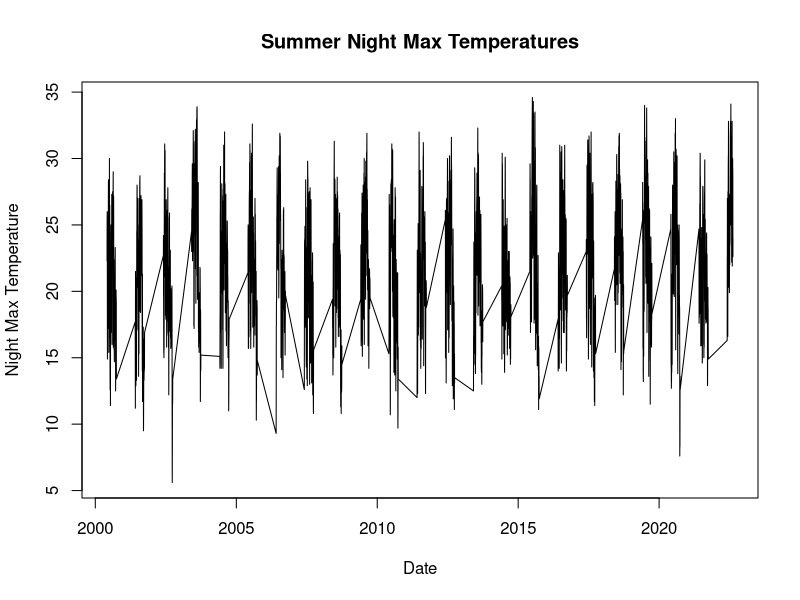
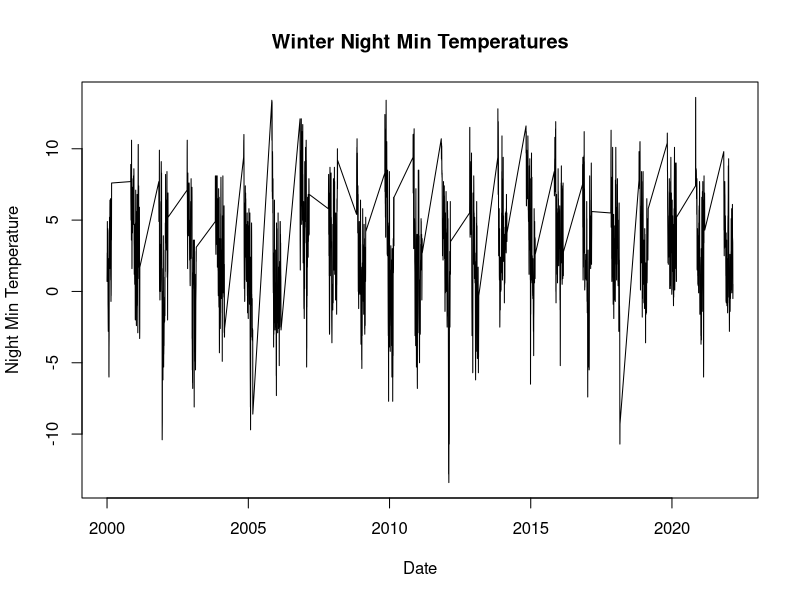
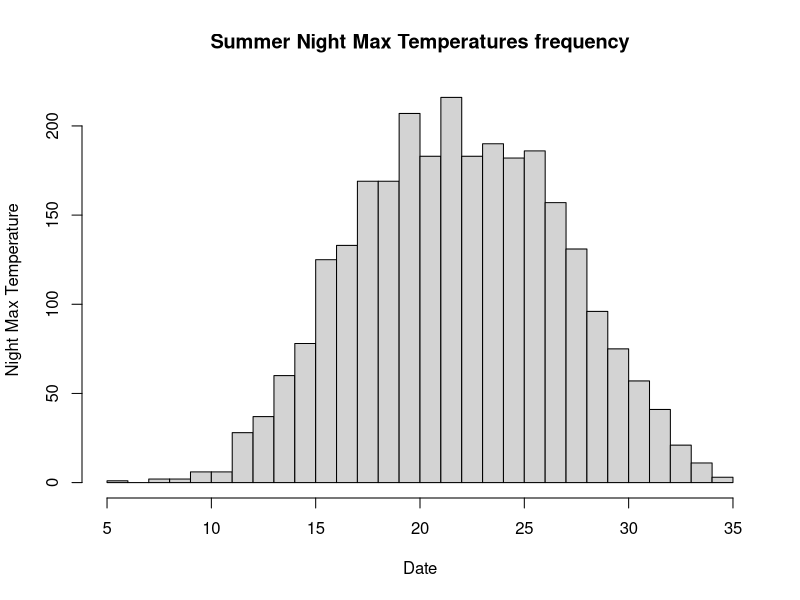
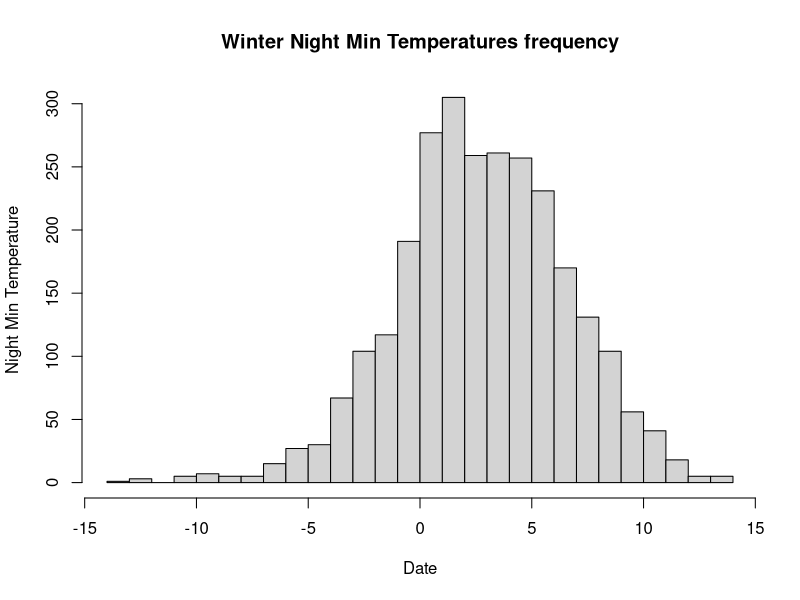

R code for these plots, in order: (Note: this script raises an error after producing the figures.)
## ---- chunk 1
knitr::opts_chunk$set(echo = TRUE)
## ---- chunk 2

# Load necessary libraries
library(readr)
library(dplyr)
library(lubridate)

# Read in the data
night_max <- read_csv("nightmax.csv")  # Replace "nightmax.csv" with the actual file name
night_min <- read_csv("nightmin.csv")

# Remove rows with missing values
night_max <- na.omit(night_max)
night_min <- na.omit(night_min)

# Convert 'Date' to a Date object
night_max$date <- as.Date(night_max$date)
night_min$date <- as.Date(night_min$date)

# Subset the data for summer months (June to September)
summer_night_max <- night_max[format(night_max$date,"%m") %in% c("06", "07", "08", "09"), ] 

# Subset the winter months
winter_night_min <- night_min[format(night_min$date, "%m") %in% c("11", "12", "01", "02"), ]



# Plot the original data
plot(summer_night_max$date, summer_night_max$night.max, type = "l", xlab = "Date", ylab = "Night Max Temperature", main = "Summer Night Max Temperatures")

plot(winter_night_min$date, winter_night_min$night.min, type = "l", xlab = "Date", ylab = "Night Min Temperature", main = "Winter Night Min Temperatures")

## ---- chunk 3
# Plot the original data
hist(summer_night_max$night.max, breaks = 30, xlab = "Date", ylab = "Night Max Temperature", main = "Summer Night Max Temperatures frequency")

hist(winter_night_min$night.min, breaks = 30, xlab = "Date", ylab = "Night Min Temperature", main = "Winter Night Min Temperatures frequency")
## ---- chunk 4
max(winter_night_min$night.min)
quantile(winter_night_min$night.min, 0,95)
mean(winter_night_min$night.min)

max(summer_night_max$night.max)
quantile(summer_night_max$night.max, 0,95)
mean(summer_night_max$night.max)

## ---- chunk 5

mrlplot(winter_night_min$night.min, main="Mean residual")
threshrange.plot(winter_night_min$night.min, r= c(-5,15), nint =20)

mrlplot(summer_night_max$night.max, main="Mean residual")
threshrange.plot(summer_night_max$night.max, r= c(10,30), nint = 20)
## ---- chunk 6
th1=30
plot(as.vector(summer_night_max$night.max), type = "l")
abline(h=th, col=2)

th2=5
plot(as.vector(winter_night_min$night.min), type = "l")
abline(h=th, col=2)
## ---- chunk 7
plot_mle1 <- fevd(as.vector(summer_night_max$night.max), method = "MLE",  type="GP", threshold = th1)
plot(plot_mle)


plot_mle2 <- fevd(as.vector(winter_night_min$night.min), method = "MLE",  type="GP", threshold = th2)
plot(plot_mle)
## ---- chunk 8
rl_mle1 <- return.level(plot_mle, conf=0.05, return.period = c(2,5,10,20,50), do.ci=T)
rl_mle1

plot_mle2 <- fevd(as.vector(summer_night_max$night.max), method = "MLE",  type="GP", threshold = th2)
plot(plot_mle2)
## ---- chunk 9

## ---- chunk 10
install.packages("tseries")
library(tseries)

# Perform runs test for summer night maximum temperatures
runs_test_result_summer_max <- runs.test(summer_night_max$night.max)
cat("Runs Test Result for Summer Night Max Temperatures:\n")
print(runs_test_result_summer_max)

# Perform runs test for winter night minimum temperatures
runs_test_result_winter_min <- runs.test(winter_night_min$night.min)
cat("\nRuns Test Result for Winter Night Min Temperatures:\n")
print(runs_test_result_winter_min)

